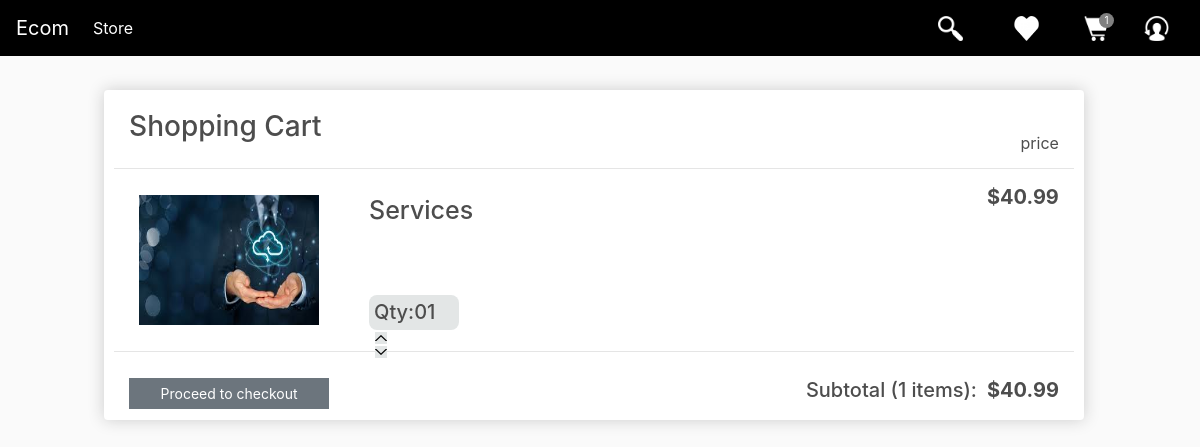
/cart/ (signed in), run on an earlier commit of the app's database.
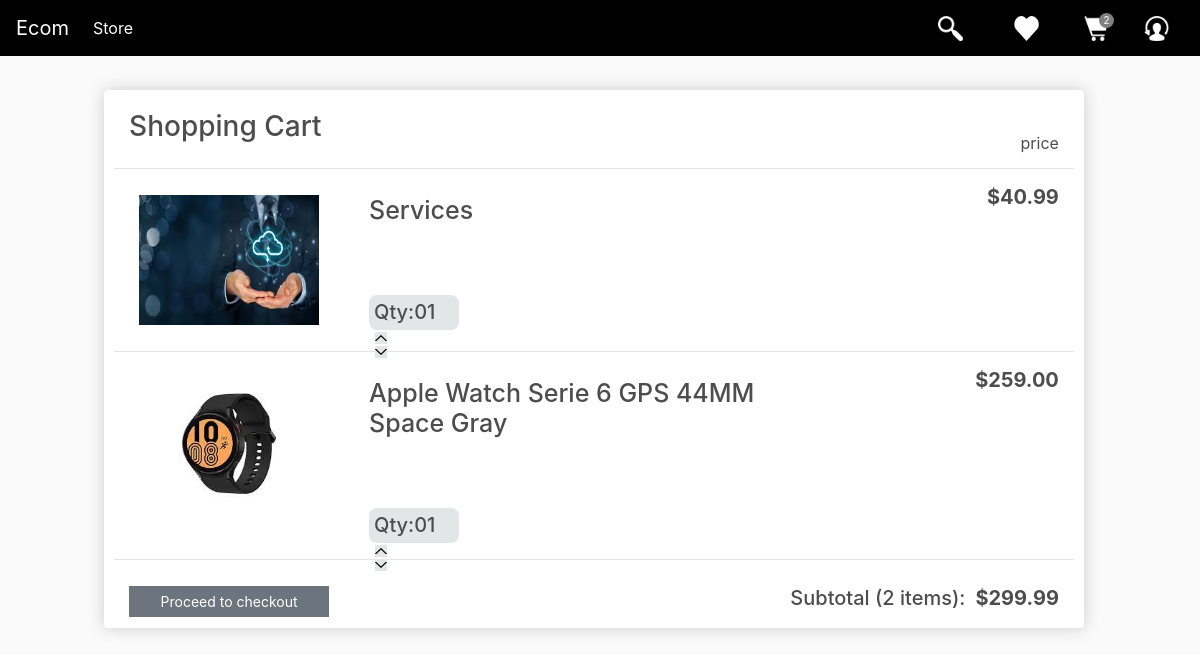
And on a later commit of the database.
### store/models.py (models this page shows, shortened)
class Order(models.Model):
    customer = models.ForeignKey(Customer, on_delete=models.SET_NULL, null=True, blank=True)
    date_ordered = models.DateTimeField(auto_now_add=True)
    complete = models.BooleanField(default=False)
    transaction_id = models.CharField(max_length=100, null=True)
    @property
    def CartTtl(self):
         orderitems = self.orderitem_set.all()
         total = sum(item.ItemTttl for item in orderitems)
         return total
    @property
    def CartItmTtl(self):
        orderitems = self.orderitem_set.all()
        total = sum(item.quantity for item in orderitems)
        return total

class OrderItem(models.Model):
    product = models.ForeignKey(Product, on_delete=models.SET_NULL, blank=True, null=True)
    order = models.ForeignKey(Order, on_delete=models.SET_NULL, blank=True, null=True)
    quantity = models.IntegerField(default=0, null=True, blank=True)
    date_added = models.DateTimeField(auto_now_add=True)
    @property
    def ItemTttl(self):
        total = self.product.price * self.quantity
        return total

class Product(models.Model):
    name = models.CharField(max_length=200, null=True)
    price = models.FloatField(max_length=200, null=True)
    digital = models.BooleanField(default=False, null=True, blank=False)
    image = models.ImageField(null=True, blank=True)

### store/views.py (the view)
# urls.py: path("cart/", views.cart, name="cart"),
def cart(request):
    if request.user.is_authenticated:
        customer = request.user.customer
        order, created = Order.objects.get_or_create(customer=customer, complete=False)
        items = order.orderitem_set.all()
    else:
        items = []
        order = {'CartTtl': 0, 'CartItmTtl': 0, 'shipping': False}
    context = {'items': items, 'order': order}
    return render(
        request, 'store/cart.html', context
    )

### store/templates/store/cart.html (shortened to what this page needs)
<!DOCTYPE html>
{% extends 'store/main.html' %}
{% load static %}
{% block content %}
    <div class="row row-cart ">
        <div class="col-lg-12">
            <div class="cart-cont">
                <div class="row cart-row1">
                    <div class="col-lg-6">
                        <h3>Shopping Cart</h3>
                    </div>
                    <div class="col-lg-6 sml-h3">
                        <h3 class="sml-h3" style="float: right"><small>price</small></h3>
                    </div>
                </div>
                <hr>
                {% for item in items %}
                    <div class="row">
                     <div class="col-lg-3">
                          <img class="cart-itm-img" src="{{item.product.image.url}}">
                     </div>
                     <div class="col-lg-6">
                         <div class="row itm-nm-row">
                             <h3 style=" float: left " class="h3">{{item.product.name}}</h3>
                         </div>
                         <div class="row  qty-row" >
                                <h3 class="quantity">Qty:</h3>
                                <h3 class="quantity1">0{{item.quantity}} </h3>
                                <div class="quantity2">
                                    <img data-product={{item.product.id}} data-action="add"  class=" chg-quantity add-cart-btn" src="{% static  'images/up.png' %}">
                                    <img  data-product={{item.product.id}} data-action="remove"  class="chg-quantity add-cart-btn" src="{% static  'images/down.png' %}">
						        </div>
                         </div>
                     </div>
                    <div class="col-lg-3 prc-cont">
                        <h3 style=" float: right " class="prc-fnt" ><strong>${{item.ItemTttl|floatformat:2}}</strong></h3>
                     </div>
                    </div>
                     <hr>
                {% endfor %}
                <div class="row ttl-cont">
                    <div class="col-lg-6 ">
                        <a class="btn btn-secondary btn-sm chk-out" href="{% url 'checkout' %}">Proceed to checkout</a>
                    </div>
                    <div class="col-lg-6">
                        <h3 style=" float: right " class="prc-fnt"><strong> ${{order.CartTtl|floatformat:2}}</strong></h3>
                        <h3 style=" float: right " class="prc-fnt1" >Subtotal ({{order.CartItmTtl}} items):</h3>
                    </div>
                </div>
            </div>
        </div>
    </div>
{% endblock content %}

### store/templates/store/main.html (shortened to what this page needs)
<!DOCTYPE html>
{% load static %}
<html lang="en">
<head>
    <link rel="stylesheet" href="https://stackpath.bootstrapcdn.com/bootstrap/4.4.1/css/bootstrap.min.css"
>
    <link rel="stylesheet" type="text/css" href="{% static 'css/main.css' %}">
</head>
<body>
    <nav class="navbar navbar-expand-lg navbar-dark bg-dark">
      <a class="navbar-brand" href="{% url 'store' %}">Ecom</a>
      <div class="collapse navbar-collapse" id="navbarSupportedContent">
        <ul class="navbar-nav mr-auto">
          <li class="nav-item active">
            <a class="nav-link" href="{% url 'store' %}">Store <span class="sr-only">(current)</span></a>
          </li>
        </ul>
        <div class="form-inline my-2 my-lg-0">
            <button id="s-btn"  type="submit">
                <img  id="search-icon" src="{% static 'images/search.png' %}">
            </button>
            <a href="{% url 'cart' %}">
                <img  id="fav-icon" src="{% static 'images/favorites2.png' %}">
            </a>
            <a href="{% url 'cart' %}">
                <img  id="cart-icon" src="{% static 'images/cart2.png' %}">
            </a>
           <p id="cart-total">{{order.CartItmTtl}}</p>
            <a href="#" >
                <img  id="user-icon" src="{% static 'images/user.png' %}">
            </a>
        </div>
      </div>
    </nav>
    <div class="container">
        <br>
        {% block content %}
        {% endblock content %}
    </div>
</body>
</html>

What changed in the data, as far as the page shows it:
computed for Order: CartItmTtl "1" → "2"; CartTtl "40.99" → "299.99"
added OrderItem: product.image (picture), product.name "Apple Watch Serie 6 GPS 44MM Space Gray", quantity "1", ItemTttl "259.00"
